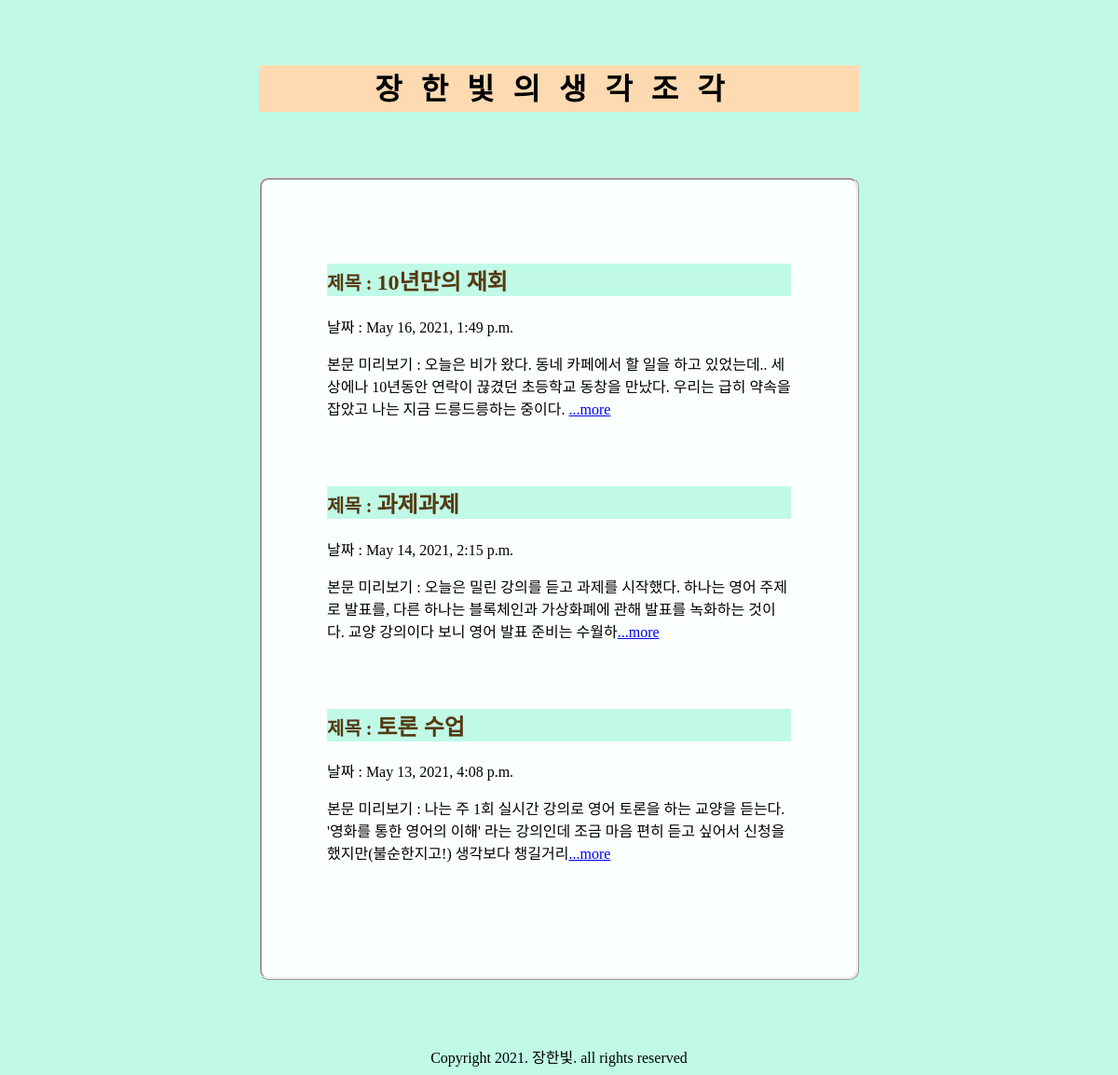
The page / on the database its author committed.
### diaryApp/models.py (models this page shows, shortened)
class Blog(models.Model):
    title = models.CharField(max_length = 200)
    pub_date = models.DateTimeField('data published')
    body = models.TextField()
    def summary(self):
        return self.body[:100]

### diaryApp/views.py (the view)
# urls.py: 2. Add a URL to urlpatterns:  path('', views.home, name='home')
def home(request):
    blogs = Blog.objects
    return render(request, 'home.html', {'blogs' : blogs})

### diaryApp/templates/home.html (shortened to what this page needs)
<!DOCTYPE html>
<html>
    <head>
    </head>
    <body>
        <header>
            <p>장한빛의생각조각</p>
        </header>
        <article>
            {% for blog in blogs.all %}
            <h2> <small>제목 : </small>{{blog.title}} </h2>
            <p> 날짜 : {{blog.pub_date}} </p>
            <p> 본문 미리보기 : {{blog.summary}}<a href = "{%url 'detail' blog.id%}">...more</a> </p>
            <br><br>
            {% endfor %}
        </article>
        <footer>Copyright 2021. 장한빛. all rights reserved</footer>
    </body>
</html>

### diaryApp/templates/home.html (style rules this page uses)
header { font-family: '나눔명조'; font-size: 2em; font-weight: bold; letter-spacing: 20px; text-align: center; background-color:rgb(253, 218, 177); margin: 70px 270px; height: 50px; }
body { background: #C0FAE7; background-image: url('C:/Users/HanBit/Desktop/diary/journal/diaryApp/star.png'); font-family: '나눔고딕'; }
article { background: #fbffff; border-radius: 10px; border-style: ridge; padding: 70px; margin: 70px 270px; }
article h2 { color: #553a11; background-color: #C0FAE7; }
footer { font-family: '나눔고딕'; text-align: center; }

### rows shown on the page
Blog: title "10년만의 재회", pub_date "May 16, 2021, 1:49 p.m.", summary "오늘은 비가 왔다. 동네 카페에서 할 일을 하고 있었는데.. 세상에나 10년동안 연락이 끊겼던 초등학교 동창을 만났다. 우리는 급히 약속을 잡았고 나는 지금 드릉드릉하는 중이다."
Blog: title "과제과제", pub_date "May 14, 2021, 2:15 p.m.", summary "오늘은 밀린 강의를 듣고 과제를 시작했다. 하나는 영어 주제로 발표를, 다른 하나는 블록체인과 가상화폐에 관해 발표를 녹화하는 것이다. 교양 강의이다 보니 영어 발표 준비는 수월하"
Blog: title "토론 수업", pub_date "May 13, 2021, 4:08 p.m.", summary "나는 주 1회 실시간 강의로 영어 토론을 하는 교양을 듣는다. '영화를 통한 영어의 이해' 라는 강의인데 조금 마음 편히 듣고 싶어서 신청을 했지만(불순한지고!) 생각보다 챙길거리"
